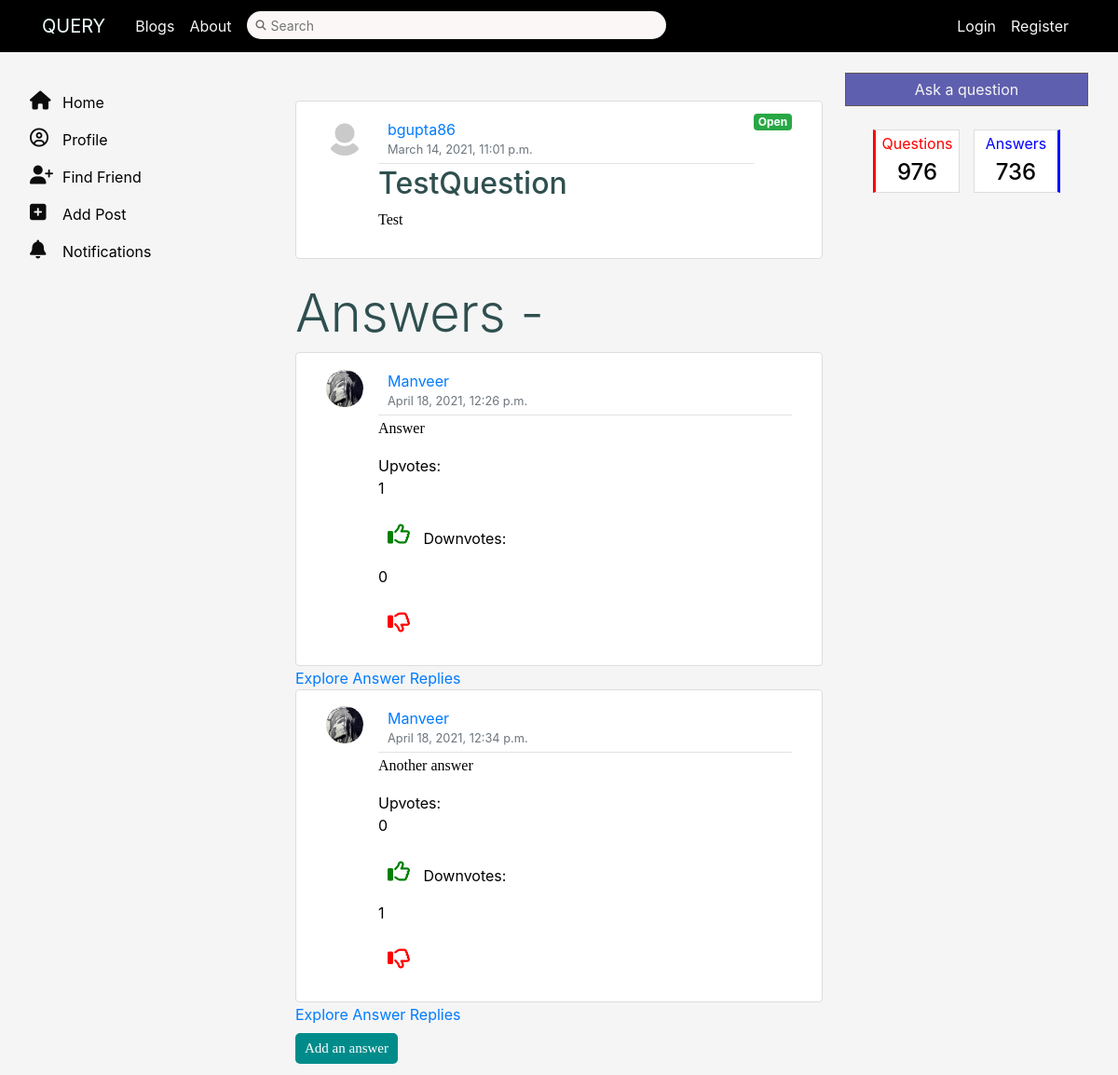
/Query/testquestion/, run on an earlier commit of the app's database.
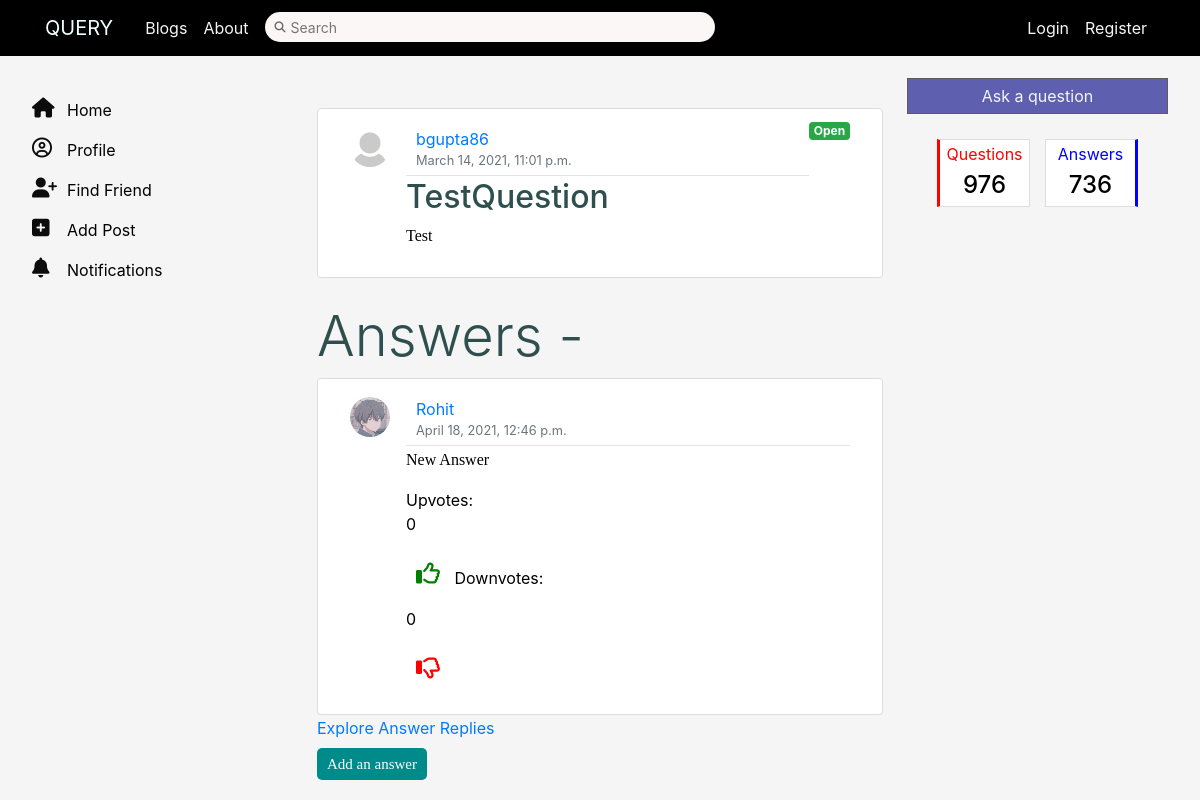
And on a later commit of the database.
### quesans/models.py (models this page shows, shortened)
class Answer(models.Model):
    user = models.ForeignKey(User, on_delete=models.CASCADE)
    question = models.ForeignKey(Question, on_delete=models.CASCADE)
    answer_text = models.TextField()
    date = models.DateTimeField(auto_now=True)
    is_anonymous = models.BooleanField(default=False)
    upvote = models.ManyToManyField(User,related_name = 'upvote')
    downvote = models.ManyToManyField(User,related_name = 'downvote')
    image = models.ImageField(null=True,blank=True,upload_to ='ans_images/')

### users/models.py (models this page shows, shortened)
class Profile(models.Model):
    user = models.OneToOneField(User, on_delete=models.CASCADE)
    image = models.ImageField(default='default.jpg', upload_to='profile_pics')
    bio = models.TextField(default="No Bio")
    city = models.CharField(default="Jaipur", max_length=100)
    state = models.CharField(default="Rajasthan", max_length=100)
    programme = models.CharField(default='B.Tech', max_length=15)
    branch = models.CharField(default='CSE', max_length=15)
    face = models.ImageField(blank=True, upload_to='faces')
    face_encode = encrypt(models.TextField(blank=True))
    two_factor = models.BooleanField(default=False)
    following = models.ManyToManyField(
        User, related_name='following')
    follow_request = models.ManyToManyField(
        User, related_name='requests')

### quesans/views.py (the view)
# urls.py: path('<slug:slug>/',views.QuestionAnswerView.as_view(),name='qthread'),
class QuestionAnswerView(DetailView):
    model = Question
    context_object_name = 'question'
    slug_url_kwarg = 'slug'
    def get_object(self, queryset=None):
        return Question.objects.get(slug=self.kwargs.get("slug"))
    def get_context_data(self, **kwargs):
        object = self.get_object()
        context = super().get_context_data(**kwargs)
        try:
            ulst = []
            dlst = []
            context['answers'] = Answer.objects.all().filter(question=object)
            for answer in Answer.objects.all().filter(question=object):
                if answer.upvote.filter(id=self.request.user.id).exists():
                    lst.append(answer)
                if answer.downvote.filter(id=self.request.user.id).exists():
                    dlst.append(answer)
            context['ulst'] = ulst
            context['dlst'] = dlst
            return context
        except:
            return None

### quesans/templates/quesans/question_detail.html (shortened to what this page needs)
{% extends 'quesans/base_layout.html' %}
{% block content %}
<article class="media content-section" style="margin-top:50px">
    <img class="rounded-circle article-img" src="{{question.author.profile.image.url }}" width='50' height='50' >
    <div class="media-body">
    <div class="article-metadata">
        <a class="mr-2" href="{% url 'profile-page' question.author.id %}">{{question.author}}</a>
        <small class="text-muted">{{question.created_on}}</small>
    </div>
    <h2>{{ question.title }}</h2>
    <p class="article-content">{{ question.desc }}</p>
    </div>
    {% if question.answered %}
    <span class="badge badge-danger">Closed</span>
    {% else %}
    <span class="badge badge-success">Open</span>
    {% endif %}
</article>
<br>
<h2 class="display-4">Answers -</h2>
{% for answer in answers %}
<article class="media content-section" style="margin-top:20px, margin-bottom:50px">
  <img class="rounded-circle article-img" src="{{answer.user.profile.image.url }}" width='50' height='50' >
  <div class="media-body">
    <div class="article-metadata">
      {% if answer.is_anonymous %}
      <small class="text-muted">Anonymous</small>
      {% else %}
      <a class="mr-3" href="{% url 'profile-page' answer.user.id %}">{{answer.user.username}}</a>
      {% endif %}
      <small class="text-muted">{{answer.date}}</small>
    </div>
    <p class="article-content">{{answer.answer_text}}</p>
    Upvotes: <p class="upvote-count{{ answer.id }}">{{answer.upvote.count}}</p>
    <form action="{% url 'quesans:upvote-ans' question.slug %}" method="POST" style="display: inline-block;" class="upvote-form" id="{{ answer.id }}">
        <button type="submit" class="btn mt-1 upvote-btn{{ answer.id }}" name="answer_id" value="{{ answer.id }}" style="background-color: transparent;">
        {% if answer in ulst %}
        <i class='fas fa-thumbs-up' style='font-size:24px;color:green'></i>
        {% else %}
        <i class='far fa-thumbs-up' style='font-size:24px;color:green'></i>
        {% endif %}
        </button>
    </form>
    Downvotes: <p class="downvote-count{{answer.id}}">{{answer.downvote.count}}</p>
    <form class="downvote-form" action="{% url 'quesans:downvote-ans' question.slug %}" method="POST" style="display: inline-block;" id="{{answer.id}}">
        <button type="submit" class="btn mt-1 downvote-btn{{answer.id}}" name="answer_id" value="{{ answer.id }}" style="background-color: transparent;">
        {% if answer in dlst %}
        <i class='fas fa-thumbs-down' style='font-size:24px;color:red'></i>
        {% else %}
        <i class='far fa-thumbs-down' style='font-size:24px;color:red'></i>
        {% endif %}
        </button>
    </form>
  </div>
</article>
<a href="{% url 'quesans:ans-detail' answer.pk %}">Explore Answer Replies</a>
{% endfor %}
<br>
{% if not question.answered %}
<a href="{% url 'quesans:postans' question.pk %}" class='btn btn-info' role='button'>Add an answer</a>
{% endif %}
{% endblock %}

What changed in the data, as far as the page shows it:
removed Answer: user.profile.image (placeholder picture), user.username "Manveer", date "April 18, 2021, 12:34 p.m.", answer_text "Another answer", upvote.count "0", downvote.count "1"
changed Answer: user.profile.image: picture added in place of a placeholder; user.username "Manveer" → "Rohit"; date "April 18, 2021, 12:26 p.m." → "April 18, 2021, 12:46 p.m."; answer_text "Answer" → "New Answer"; upvote.count "1" → "0"
